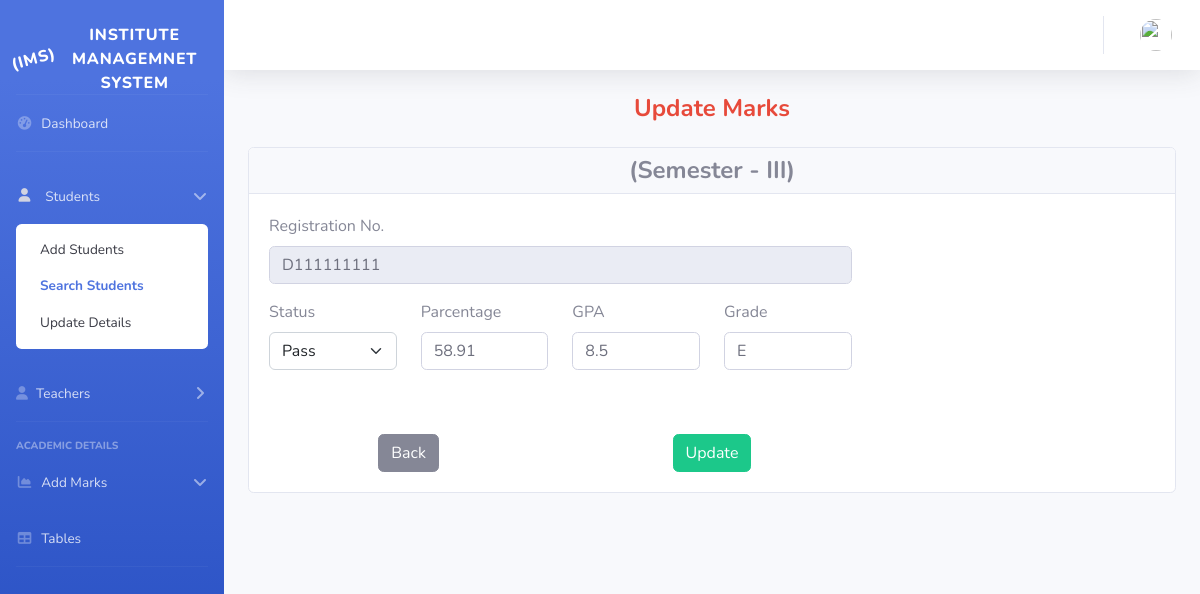
The page /st_edit_sem_3.php?reg_no=D111111111 (signed in) on the database its author committed.
### tables this page shows
CREATE TABLE `mark_sem_3` (
  `sl_no` int(5) NOT NULL,
  `reg_no` varchar(11) NOT NULL,
  `st_status` varchar(10) NOT NULL,
  `parcentage` varchar(5) NOT NULL,
  `grade` varchar(2) NOT NULL,
  `gpa` varchar(3) NOT NULL,
  `date_time` datetime NOT NULL DEFAULT current_timestamp()
);

### st_edit_sem_3.php (the view, shortened to what this page needs)
<?PHP
$connection = mysqli_connect("localhost", "root", "");
?>
<!DOCTYPE html>
<html lang="en">
<head>
    <link href="vendor/fontawesome-free/css/all.min.css" rel="stylesheet" type="text/css">
    <link href="https://cdn.jsdelivr.net/npm/bootstrap@5.2.0-beta1/dist/css/bootstrap.min.css" rel="stylesheet">
    <link href="css/sb-admin-2.min.css" rel="stylesheet">
</head>
<body id="page-top">
    <div id="wrapper">
        <ul class="navbar-nav bg-gradient-primary sidebar sidebar-dark accordion" id="accordionSidebar">
            <br>
            <a class="sidebar-brand d-flex align-items-center justify-content-center" href="ad_das.php">
                <div class="sidebar-brand-icon rotate-n-15">
                    (IMS)
                </div>
                <div class="sidebar-brand-text mx-3">Institute Managemnet System</div>
            </a>
            <hr class="sidebar-divider my-0">
            <li class="nav-item">
                <a class="nav-link" href="ad_das.php">
                    <i class="fas fa-fw fa-tachometer-alt"></i>
                    <span>Dashboard</span></a>
            </li>
            <hr class="sidebar-divider">
            <li class="nav-item">
                <a class="nav-link active" href="#" data-toggle="collapse" data-target="#collapseTwo" aria-expanded="true" aria-controls="collapseTwo">
                    <span>Students</span>
                </a>
                <div id="collapseTwo" class="collapse show" aria-labelledby="headingTwo" data-parent="#accordionSidebar">
                    <div class="bg-white py-2 collapse-inner rounded">
                        <a class="collapse-item" href="ad_st.php">Add Students</a>
                        <a class="collapse-item active" href="st_search.php">Search Students</a>
                        <a class="collapse-item" href="st_update.php">Update Details</a>
                    </div>
                </div>
            </li>
            <li class="nav-item">
                <a class="nav-link collapsed" href="#" data-toggle="collapse" data-target="#collapseUtilities" aria-expanded="true" aria-controls="collapseUtilities">
                    <i class="fas fa-user"></i>
                    <span>Teachers</span>
                </a>
            </li>
            <hr class="sidebar-divider">
            <div class="sidebar-heading">
                Academic Details
            </div>
            <li class="nav-item ">
                <a class="nav-link" href="#" data-toggle="collapse" data-target="#collapseMarks" aria-expanded="true" aria-controls="collapseMarks">
                    <i class="fas fa-fw fa-chart-area"></i>
                    <span>Add Marks</span>
                </a>
            </li>
            <li class="nav-item">
                <a class="nav-link" href="table.php">
                    <i class="fas fa-fw fa-table"></i>
                    <span>Tables</span></a>
            </li>
            <hr class="sidebar-divider d-none d-md-block">
        </ul>
        <div id="content-wrapper" class="d-flex flex-column">
            <div id="content">
                <nav class="navbar navbar-expand navbar-light bg-white topbar mb-4 static-top shadow">
                    <ul class="navbar-nav ml-auto">
                        <li class="nav-item dropdown no-arrow">
                            <a class="nav-link dropdown-toggle" href="#" id="userDropdown" role="button" data-toggle="dropdown" aria-haspopup="true" aria-expanded="false">
                                <img class="img-profile rounded-circle" src="photos/pic">
                            </a>
                        </li>
                    </ul>
                </nav>
                <?php if (isset($_GET['reg_no'])) {
                    $reg_no = mysqli_real_escape_string($connection, $_GET['reg_no']);
                    $query = "select * from mark_sem_3 WHERE reg_no='$reg_no'";
                    $query_run = mysqli_query($connection, $query);
                    if ($query_run) {
                        $reg_no = mysqli_fetch_array($query_run);
                ?>
                        <div class="container-fluid">
                            <h4 class="m-0 font-weight-bold text-danger text-center">Update Marks</h4>
                            <br>
                            <div class="card position-relative">
                                <div class="card-header py-2">
                                    <h4 class="m-0 font-weight-bold text-secondary text-center">(Semester - III)</h4>
                                </div>
                                <div class="card-body">
                                    <div class="row">
                                        <div class="col-lg-8">
                                            <form class="row g-3" action="" method="post" enctype="multipart/form-data">
                                                <div class="col-12">
                                                    <label for="inputreg" class="form-label">Registration No.</label>
                                                    <input type="text" pattern="[d/D][0-9]{9}" class="form-control" value="<?= $reg_no['reg_no'] ?>" name="reg_no" maxlength="10" placeholder="Enter Registration No" disabled>
                                                </div>
                                                <div class="col-3">
                                                    <label for="inputStatus" class="form-label">Status</label>
                                                    <select class="form-select" name="status" required>
                                                        <option value="Pass" <?php if ($reg_no['st_status'] == "Pass") {
                                                                                    echo "selected";
                                                                                } ?>>Pass</option>
                                                    </select>
                                                </div>
                                                <div class="col-3">
                                                    <label for="inputreg" class="form-label">Parcentage</label>
                                                    <input class="form-control" type="text" placeholder="Parcentage" value="<?= $reg_no['parcentage'] ?>" pattern="[0-9]{2}[.][0-9]{2}" maxlength="5" name="parcentage" required>
                                                </div>
                                                <div class="col-3">
                                                    <label for="inputreg" class="form-label">GPA</label>
                                                    <input class="form-control" type="text" placeholder="GPA" value="<?= $reg_no['gpa'] ?>" pattern="[0-9]{1}[.][0-9]{1}" maxlength="5" name="gpa" required>
                                                </div>
                                                <div class="col-3">
                                                    <label for="inputreg" class="form-label">Grade</label>
                                                    <input class="form-control" type="text" placeholder="Grade" value="<?= $reg_no['grade'] ?>" pattern="[A-Z]{1}" maxlength="2" name="grade" required>
                                                </div>
                                                <div class="col text-center">
                                                    <br>
                                                    <br>
                                                    <a type="submit" href="st_search.php" name="back" id="back" class="btn btn-secondary">Back</a>
                                                </div>
                                                <div class="col text-center">
                                                    <br>
                                                    <br>
                                                    <button type="submit" name="submit" id="submit" class="btn btn-success">Update</button>
                                                </div>
                                            </form>
                                        </div>
                                    </div>
                                </div>
                        <?php
                    }
                }
                        ?>
                            </div>
                        </div>
            </div>
        </div>
    </div>
</body>
</html>

### rows shown on the page
mark_sem_3: reg_no "D111111111", status "Pass", parcentage "58.91", gpa "8.5", grade "E"
